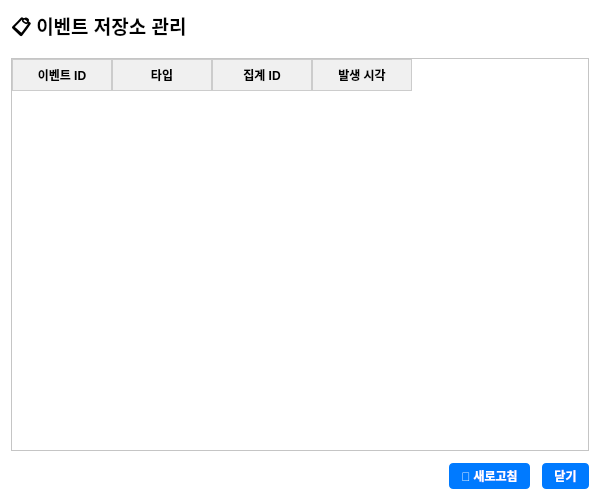
<?xml version="1.0" encoding="UTF-8"?>
<ui version="4.0">
 <class>EventStoreDialog</class>
 <widget class="QDialog" name="EventStoreDialog">
  <property name="geometry">
   <rect>
    <x>0</x>
    <y>0</y>
    <width>600</width>
    <height>500</height>
   </rect>
  </property>
  <property name="windowTitle">
   <string>이벤트 저장소 관리</string>
  </property>
  <property name="styleSheet">
   <string notr="true">QWidget { background-color: #FFFFFF; color: #000000; font-family: '맑은 고딕', 'Segoe UI', sans-serif; }
QPushButton { background-color: #007AFF; color: #FFFFFF; border-radius: 4px; padding: 4px 12px; font-weight: bold; }
QPushButton:hover { background-color: #0056CC; }
QTableWidget { gridline-color: #CCCCCC; alternate-background-color: #F9F9F9; }
QHeaderView::section { background-color: #F0F0F0; border: 1px solid #CCCCCC; padding: 4px; font-weight: bold; }</string>
  </property>
  <layout class="QVBoxLayout" name="verticalLayout">
   <property name="spacing">
    <number>12</number>
   </property>
   <property name="contentsMargins">
    <number>16</number>
    <number>16</number>
    <number>16</number>
    <number>16</number>
   </property>
   <item>
    <widget class="QLabel" name="lbl_title">
     <property name="text">
      <string>📋 이벤트 저장소 관리</string>
     </property>
     <property name="styleSheet">
      <string notr="true">font-size: 14pt; font-weight: bold;</string>
     </property>
    </widget>
   </item>
   <item>
    <widget class="QTableWidget" name="table_events">
     <property name="alternatingRowColors">
      <bool>true</bool>
     </property>
     <property name="selectionBehavior">
      <enum>QAbstractItemView::SelectRows</enum>
     </property>
     <column>
      <property name="text">
       <string>이벤트 ID</string>
      </property>
     </column>
     <column>
      <property name="text">
       <string>타입</string>
      </property>
     </column>
     <column>
      <property name="text">
       <string>집계 ID</string>
      </property>
     </column>
     <column>
      <property name="text">
       <string>발생 시각</string>
      </property>
     </column>
    </widget>
   </item>
   <item>
    <layout class="QHBoxLayout" name="horizontalLayout_buttons">
     <item>
      <spacer name="horizontalSpacer">
       <property name="orientation">
        <enum>Qt::Horizontal</enum>
       </property>
       <property name="sizeHint" stdset="0">
        <size>
         <width>40</width>
         <height>20</height>
        </size>
       </property>
      </spacer>
     </item>
     <item>
      <widget class="QPushButton" name="btn_refresh">
       <property name="text">
        <string>🔄 새로고침</string>
       </property>
      </widget>
     </item>
     <item>
      <widget class="QPushButton" name="btn_close">
       <property name="text">
        <string>닫기</string>
       </property>
      </widget>
     </item>
    </layout>
   </item>
  </layout>
 </widget>
 <resources/>
 <connections/>
</ui>
